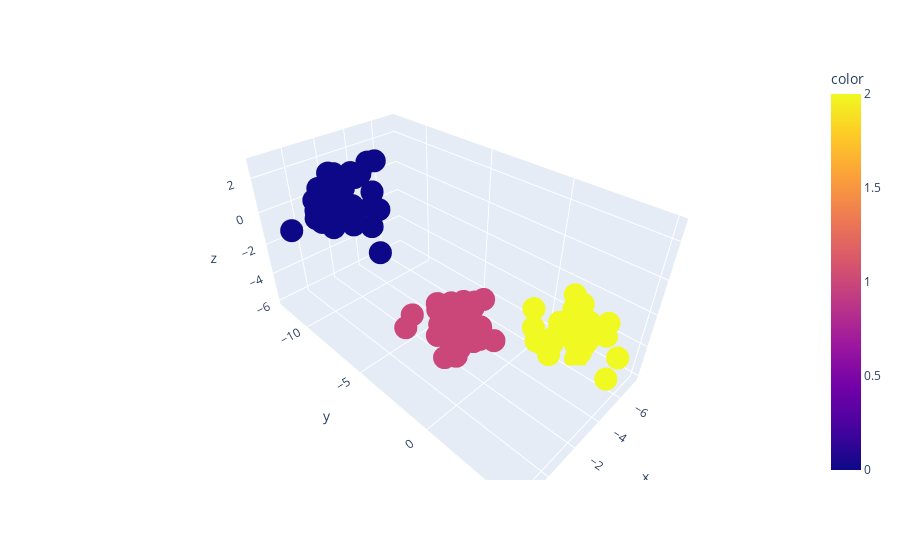

Notebook code cell kept with this figure:
### Code cell
fig = px.scatter_3d(x=X[:,0], y=X[:,1], z=X[:,2], color=y)
fig.show()
